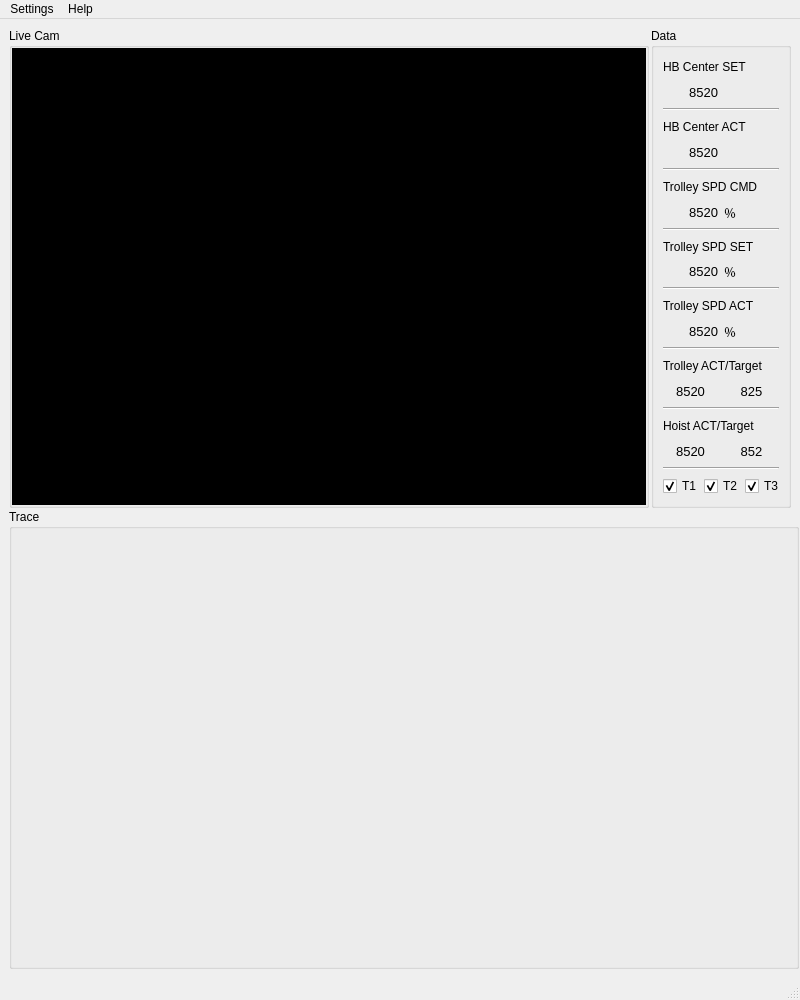
<?xml version="1.0" encoding="UTF-8"?>
<ui version="4.0">
 <class>MainWindow</class>
 <widget class="QMainWindow" name="MainWindow">
  <property name="geometry">
   <rect>
    <x>0</x>
    <y>0</y>
    <width>800</width>
    <height>1000</height>
   </rect>
  </property>
  <property name="minimumSize">
   <size>
    <width>800</width>
    <height>1000</height>
   </size>
  </property>
  <property name="maximumSize">
   <size>
    <width>800</width>
    <height>1000</height>
   </size>
  </property>
  <property name="windowTitle">
   <string>SC_V1.0</string>
  </property>
  <property name="toolTipDuration">
   <number>-1</number>
  </property>
  <widget class="QWidget" name="centralwidget">
   <layout class="QVBoxLayout" name="verticalLayout_2">
    <item>
     <layout class="QGridLayout" name="gridLayout">
      <item row="1" column="0" colspan="3">
       <widget class="QGroupBox" name="groupBox_trace">
        <property name="minimumSize">
         <size>
          <width>790</width>
          <height>460</height>
         </size>
        </property>
        <property name="title">
         <string>Trace</string>
        </property>
        <layout class="QVBoxLayout" name="verticalLayout_3">
         <property name="spacing">
          <number>0</number>
         </property>
         <property name="leftMargin">
          <number>0</number>
         </property>
         <property name="topMargin">
          <number>0</number>
         </property>
         <property name="rightMargin">
          <number>0</number>
         </property>
         <property name="bottomMargin">
          <number>0</number>
         </property>
         <item>
          <widget class="QWidget" name="widget" native="true">
           <property name="sizePolicy">
            <sizepolicy hsizetype="Preferred" vsizetype="Preferred">
             <horstretch>0</horstretch>
             <verstretch>0</verstretch>
            </sizepolicy>
           </property>
           <property name="minimumSize">
            <size>
             <width>0</width>
             <height>0</height>
            </size>
           </property>
           <layout class="QVBoxLayout" name="verticalLayout_4">
            <property name="spacing">
             <number>0</number>
            </property>
            <property name="leftMargin">
             <number>0</number>
            </property>
            <property name="topMargin">
             <number>0</number>
            </property>
            <property name="rightMargin">
             <number>0</number>
            </property>
            <property name="bottomMargin">
             <number>0</number>
            </property>
           </layout>
          </widget>
         </item>
         <item>
          <widget class="QWidget" name="widget_2" native="true">
           <property name="minimumSize">
            <size>
             <width>0</width>
             <height>0</height>
            </size>
           </property>
           <layout class="QVBoxLayout" name="verticalLayout_5">
            <property name="spacing">
             <number>0</number>
            </property>
            <property name="leftMargin">
             <number>0</number>
            </property>
            <property name="topMargin">
             <number>0</number>
            </property>
            <property name="rightMargin">
             <number>0</number>
            </property>
            <property name="bottomMargin">
             <number>0</number>
            </property>
           </layout>
          </widget>
         </item>
         <item>
          <widget class="QWidget" name="widget_3" native="true">
           <property name="minimumSize">
            <size>
             <width>0</width>
             <height>0</height>
            </size>
           </property>
           <layout class="QVBoxLayout" name="verticalLayout_6">
            <property name="spacing">
             <number>0</number>
            </property>
            <property name="leftMargin">
             <number>0</number>
            </property>
            <property name="topMargin">
             <number>0</number>
            </property>
            <property name="rightMargin">
             <number>0</number>
            </property>
            <property name="bottomMargin">
             <number>0</number>
            </property>
           </layout>
          </widget>
         </item>
        </layout>
       </widget>
      </item>
      <item row="0" column="0" alignment="Qt::AlignHCenter|Qt::AlignVCenter">
       <widget class="QGroupBox" name="groupBox_liveCam">
        <property name="sizePolicy">
         <sizepolicy hsizetype="Preferred" vsizetype="Preferred">
          <horstretch>0</horstretch>
          <verstretch>0</verstretch>
         </sizepolicy>
        </property>
        <property name="minimumSize">
         <size>
          <width>640</width>
          <height>480</height>
         </size>
        </property>
        <property name="maximumSize">
         <size>
          <width>640</width>
          <height>480</height>
         </size>
        </property>
        <property name="title">
         <string>Live Cam</string>
        </property>
        <layout class="QHBoxLayout" name="horizontalLayout_2">
         <property name="spacing">
          <number>0</number>
         </property>
         <property name="leftMargin">
          <number>0</number>
         </property>
         <property name="topMargin">
          <number>0</number>
         </property>
         <property name="rightMargin">
          <number>0</number>
         </property>
         <property name="bottomMargin">
          <number>0</number>
         </property>
         <item>
          <widget class="QLabel" name="label_img">
           <property name="autoFillBackground">
            <bool>false</bool>
           </property>
           <property name="styleSheet">
            <string notr="true">
background-color: rgb(0, 0, 0);</string>
           </property>
           <property name="text">
            <string>TextLabel</string>
           </property>
          </widget>
         </item>
        </layout>
       </widget>
      </item>
      <item row="0" column="2">
       <widget class="QGroupBox" name="groupBox_data">
        <property name="minimumSize">
         <size>
          <width>140</width>
          <height>480</height>
         </size>
        </property>
        <property name="autoFillBackground">
         <bool>false</bool>
        </property>
        <property name="title">
         <string>Data</string>
        </property>
        <layout class="QVBoxLayout" name="verticalLayout">
         <item>
          <layout class="QGridLayout" name="gridLayout_2">
           <item row="0" column="0" colspan="2">
            <widget class="QLabel" name="label">
             <property name="text">
              <string>HB Center SET</string>
             </property>
            </widget>
           </item>
           <item row="1" column="0">
            <widget class="QLabel" name="label_hbCenterSet">
             <property name="font">
              <font>
               <pointsize>10</pointsize>
              </font>
             </property>
             <property name="layoutDirection">
              <enum>Qt::LeftToRight</enum>
             </property>
             <property name="text">
              <string>8520</string>
             </property>
             <property name="alignment">
              <set>Qt::AlignRight|Qt::AlignTrailing|Qt::AlignVCenter</set>
             </property>
            </widget>
           </item>
          </layout>
         </item>
         <item>
          <widget class="Line" name="line">
           <property name="orientation">
            <enum>Qt::Horizontal</enum>
           </property>
          </widget>
         </item>
         <item>
          <layout class="QGridLayout" name="gridLayout_3">
           <item row="0" column="0" colspan="2">
            <widget class="QLabel" name="label_4">
             <property name="text">
              <string>HB Center ACT</string>
             </property>
            </widget>
           </item>
           <item row="1" column="0">
            <widget class="QLabel" name="label_hbCenterAct">
             <property name="font">
              <font>
               <pointsize>10</pointsize>
              </font>
             </property>
             <property name="layoutDirection">
              <enum>Qt::LeftToRight</enum>
             </property>
             <property name="text">
              <string>8520</string>
             </property>
             <property name="alignment">
              <set>Qt::AlignRight|Qt::AlignTrailing|Qt::AlignVCenter</set>
             </property>
            </widget>
           </item>
          </layout>
         </item>
         <item>
          <widget class="Line" name="line_2">
           <property name="orientation">
            <enum>Qt::Horizontal</enum>
           </property>
          </widget>
         </item>
         <item>
          <layout class="QGridLayout" name="gridLayout_4">
           <item row="0" column="0" colspan="2">
            <widget class="QLabel" name="label_10">
             <property name="text">
              <string>Trolley SPD CMD</string>
             </property>
            </widget>
           </item>
           <item row="1" column="0">
            <widget class="QLabel" name="label_trolleySpdCmd">
             <property name="font">
              <font>
               <pointsize>10</pointsize>
               <weight>50</weight>
               <bold>false</bold>
              </font>
             </property>
             <property name="layoutDirection">
              <enum>Qt::LeftToRight</enum>
             </property>
             <property name="text">
              <string>8520</string>
             </property>
             <property name="alignment">
              <set>Qt::AlignRight|Qt::AlignTrailing|Qt::AlignVCenter</set>
             </property>
            </widget>
           </item>
           <item row="1" column="1">
            <widget class="QLabel" name="label_12">
             <property name="text">
              <string>％</string>
             </property>
            </widget>
           </item>
          </layout>
         </item>
         <item>
          <widget class="Line" name="line_4">
           <property name="orientation">
            <enum>Qt::Horizontal</enum>
           </property>
          </widget>
         </item>
         <item>
          <layout class="QGridLayout" name="gridLayout_5">
           <item row="0" column="0" colspan="2">
            <widget class="QLabel" name="label_15">
             <property name="text">
              <string>Trolley SPD SET</string>
             </property>
            </widget>
           </item>
           <item row="1" column="0">
            <widget class="QLabel" name="label_trolleySpdSet">
             <property name="font">
              <font>
               <pointsize>10</pointsize>
               <weight>50</weight>
               <bold>false</bold>
              </font>
             </property>
             <property name="layoutDirection">
              <enum>Qt::LeftToRight</enum>
             </property>
             <property name="text">
              <string>8520</string>
             </property>
             <property name="alignment">
              <set>Qt::AlignRight|Qt::AlignTrailing|Qt::AlignVCenter</set>
             </property>
            </widget>
           </item>
           <item row="1" column="1">
            <widget class="QLabel" name="label_14">
             <property name="text">
              <string>％</string>
             </property>
            </widget>
           </item>
          </layout>
         </item>
         <item>
          <widget class="Line" name="line_5">
           <property name="orientation">
            <enum>Qt::Horizontal</enum>
           </property>
          </widget>
         </item>
         <item>
          <layout class="QGridLayout" name="gridLayout_6">
           <item row="0" column="0" colspan="2">
            <widget class="QLabel" name="label_18">
             <property name="text">
              <string>Trolley SPD ACT</string>
             </property>
            </widget>
           </item>
           <item row="1" column="0">
            <widget class="QLabel" name="label_trolleySpdAct">
             <property name="font">
              <font>
               <pointsize>10</pointsize>
               <weight>50</weight>
               <bold>false</bold>
              </font>
             </property>
             <property name="layoutDirection">
              <enum>Qt::LeftToRight</enum>
             </property>
             <property name="text">
              <string>8520</string>
             </property>
             <property name="alignment">
              <set>Qt::AlignRight|Qt::AlignTrailing|Qt::AlignVCenter</set>
             </property>
            </widget>
           </item>
           <item row="1" column="1">
            <widget class="QLabel" name="label_17">
             <property name="text">
              <string>％</string>
             </property>
            </widget>
           </item>
          </layout>
         </item>
         <item>
          <widget class="Line" name="line_6">
           <property name="orientation">
            <enum>Qt::Horizontal</enum>
           </property>
          </widget>
         </item>
         <item>
          <layout class="QGridLayout" name="gridLayout_7">
           <item row="0" column="0" colspan="2">
            <widget class="QLabel" name="label_7">
             <property name="text">
              <string>Trolley ACT/Target</string>
             </property>
            </widget>
           </item>
           <item row="1" column="0">
            <widget class="QLabel" name="label_trolley_act_pos">
             <property name="font">
              <font>
               <pointsize>10</pointsize>
               <weight>50</weight>
               <bold>false</bold>
              </font>
             </property>
             <property name="layoutDirection">
              <enum>Qt::LeftToRight</enum>
             </property>
             <property name="text">
              <string>8520</string>
             </property>
             <property name="alignment">
              <set>Qt::AlignCenter</set>
             </property>
            </widget>
           </item>
           <item row="1" column="1">
            <widget class="QLabel" name="label_trolley_target_pos">
             <property name="font">
              <font>
               <pointsize>10</pointsize>
              </font>
             </property>
             <property name="text">
              <string>825</string>
             </property>
             <property name="alignment">
              <set>Qt::AlignCenter</set>
             </property>
            </widget>
           </item>
          </layout>
         </item>
         <item>
          <widget class="Line" name="line_3">
           <property name="orientation">
            <enum>Qt::Horizontal</enum>
           </property>
          </widget>
         </item>
         <item>
          <layout class="QGridLayout" name="gridLayout_8">
           <item row="0" column="0" colspan="2">
            <widget class="QLabel" name="label_19">
             <property name="text">
              <string>Hoist ACT/Target</string>
             </property>
            </widget>
           </item>
           <item row="1" column="0">
            <widget class="QLabel" name="label_hoist_act_pos">
             <property name="font">
              <font>
               <pointsize>10</pointsize>
               <weight>50</weight>
               <bold>false</bold>
              </font>
             </property>
             <property name="layoutDirection">
              <enum>Qt::LeftToRight</enum>
             </property>
             <property name="text">
              <string>8520</string>
             </property>
             <property name="alignment">
              <set>Qt::AlignCenter</set>
             </property>
            </widget>
           </item>
           <item row="1" column="1">
            <widget class="QLabel" name="label_hoist_target_pos">
             <property name="font">
              <font>
               <pointsize>10</pointsize>
              </font>
             </property>
             <property name="text">
              <string>852</string>
             </property>
             <property name="alignment">
              <set>Qt::AlignCenter</set>
             </property>
            </widget>
           </item>
          </layout>
         </item>
         <item>
          <widget class="Line" name="line_7">
           <property name="orientation">
            <enum>Qt::Horizontal</enum>
           </property>
          </widget>
         </item>
         <item>
          <layout class="QHBoxLayout" name="horizontalLayout">
           <item>
            <widget class="QCheckBox" name="checkBox">
             <property name="text">
              <string>T1</string>
             </property>
             <property name="checked">
              <bool>true</bool>
             </property>
            </widget>
           </item>
           <item>
            <widget class="QCheckBox" name="checkBox_2">
             <property name="text">
              <string>T2</string>
             </property>
             <property name="checked">
              <bool>true</bool>
             </property>
            </widget>
           </item>
           <item>
            <widget class="QCheckBox" name="checkBox_3">
             <property name="text">
              <string>T3</string>
             </property>
             <property name="checked">
              <bool>true</bool>
             </property>
            </widget>
           </item>
          </layout>
         </item>
        </layout>
       </widget>
      </item>
     </layout>
    </item>
   </layout>
  </widget>
  <widget class="QMenuBar" name="menubar">
   <property name="geometry">
    <rect>
     <x>0</x>
     <y>0</y>
     <width>800</width>
     <height>23</height>
    </rect>
   </property>
   <widget class="QMenu" name="menuSettings">
    <property name="title">
     <string>Settings</string>
    </property>
    <addaction name="actionSettings"/>
    <addaction name="actionComm"/>
    <addaction name="actionAlarm"/>
   </widget>
   <widget class="QMenu" name="menuHelp">
    <property name="title">
     <string>Help</string>
    </property>
    <addaction name="actionAuto"/>
   </widget>
   <addaction name="menuSettings"/>
   <addaction name="menuHelp"/>
  </widget>
  <widget class="QStatusBar" name="statusbar"/>
  <action name="actionSettings">
   <property name="text">
    <string>Settings</string>
   </property>
  </action>
  <action name="actionComm">
   <property name="text">
    <string>Comm</string>
   </property>
  </action>
  <action name="actionAlarm">
   <property name="text">
    <string>Alarm</string>
   </property>
  </action>
  <action name="actionAuto">
   <property name="text">
    <string>Auto</string>
   </property>
  </action>
 </widget>
 <resources/>
 <connections>
  <connection>
   <sender>checkBox</sender>
   <signal>toggled(bool)</signal>
   <receiver>widget</receiver>
   <slot>setVisible(bool)</slot>
   <hints>
    <hint type="sourcelabel">
     <x>678</x>
     <y>480</y>
    </hint>
    <hint type="destinationlabel">
     <x>404</x>
     <y>595</y>
    </hint>
   </hints>
  </connection>
  <connection>
   <sender>checkBox_2</sender>
   <signal>toggled(bool)</signal>
   <receiver>widget_2</receiver>
   <slot>setVisible(bool)</slot>
   <hints>
    <hint type="sourcelabel">
     <x>719</x>
     <y>480</y>
    </hint>
    <hint type="destinationlabel">
     <x>404</x>
     <y>743</y>
    </hint>
   </hints>
  </connection>
  <connection>
   <sender>checkBox_3</sender>
   <signal>toggled(bool)</signal>
   <receiver>widget_3</receiver>
   <slot>setVisible(bool)</slot>
   <hints>
    <hint type="sourcelabel">
     <x>761</x>
     <y>480</y>
    </hint>
    <hint type="destinationlabel">
     <x>404</x>
     <y>892</y>
    </hint>
   </hints>
  </connection>
 </connections>
</ui>
